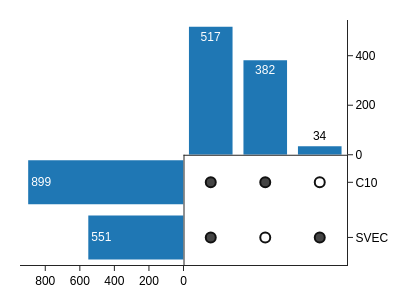

Source (notebook cell):
### Markdown cell above
### Figure 2c: protein overlap

### Code cell
fig2c = mm.pl.plot_upset(
    mdata, 
    modality="protein", 
    groupby="factor value[condition]", 
    width=400, 
    height=300,
    title_text=None,
    margin=dict(t=20),
    font=dict(family="Arial", color="black"),
    xaxis=dict(domain=[0.0, 0.5]),
    xaxis2=dict(domain=[0.5, 1.0]),
    xaxis3=dict(domain=[0.0, 0.5]),
    xaxis4=dict(domain=[0.5, 1.0]),
    yaxis=dict(domain=[0.45, 1.0]),
    yaxis2=dict(domain=[0.45, 1.0]),
    yaxis3=dict(domain=[0.0, 0.45]),
    yaxis4=dict(domain=[0.0, 0.45]),
)

fig2c.write_image("fig2c.svg")
fig2c.show()

### Figure 1 — Plotly figure (JSON) as saved in the notebook; plotly's stock layout.template omitted (floating-point values rounded to 4 significant figures)
{"data": [{"hovertemplate": "Sets: %{x}<br>Count: %{y:,d}<extra></extra>", "marker": {"color": "#1f77b4"}, "name": "combination", "showlegend": false, "text": ["517", "382", "34"], "textposition": "auto", "texttemplate": "%{text:,d}", "type": "bar", "x": ["11", "10", "01"], "xaxis": "x2", "y": [517, 382, 34], "yaxis": "y2"}, {"hovertemplate": "Sample: %{y}<extra></extra>", "marker": {"color": "#444444", "line": {"color": "#111111", "width": 2}, "size": 10}, "mode": "markers", "showlegend": false, "type": "scatter", "x": ["11"], "xaxis": "x4", "y": ["C10"], "yaxis": "y4"}, {"hovertemplate": "Sample: %{y}<extra></extra>", "marker": {"color": "#444444", "line": {"color": "#111111", "width": 2}, "size": 10}, "mode": "markers", "showlegend": false, "type": "scatter", "x": ["11"], "xaxis": "x4", "y": ["SVEC"], "yaxis": "y4"}, {"hovertemplate": "Sample: %{y}<extra></extra>", "marker": {"color": "#444444", "line": {"color": "#111111", "width": 2}, "size": 10}, "mode": "markers", "showlegend": false, "type": "scatter", "x": ["10"], "xaxis": "x4", "y": ["C10"], "yaxis": "y4"}, {"hovertemplate": "Sample: %{y}<extra></extra>", "marker": {"color": "white", "line": {"color": "#111111", "width": 2}, "size": 10}, "mode": "markers", "showlegend": false, "type": "scatter", "x": ["10"], "xaxis": "x4", "y": ["SVEC"], "yaxis": "y4"}, {"hovertemplate": "Sample: %{y}<extra></extra>", "marker": {"color": "white", "line": {"color": "#111111", "width": 2}, "size": 10}, "mode": "markers", "showlegend": false, "type": "scatter", "x": ["01"], "xaxis": "x4", "y": ["C10"], "yaxis": "y4"}, {"hovertemplate": "Sample: %{y}<extra></extra>", "marker": {"color": "#444444", "line": {"color": "#111111", "width": 2}, "size": 10}, "mode": "markers", "showlegend": false, "type": "scatter", "x": ["01"], "xaxis": "x4", "y": ["SVEC"], "yaxis": "y4"}, {"hovertemplate": "Sample: %{y}<br>Count: %{x:,d}<extra></extra>", "marker": {"color": "#1f77b4"}, "orientation": "h", "showlegend": false, "text": ["899", "551"], "textposition": "auto", "texttemplate": "%{text:,d}", "type": "bar", "x": [899, 551], "xaxis": "x3", "y": ["C10", "SVEC"], "yaxis": "y3"}], "layout": {"font": {"color": "black", "family": "Arial"}, "height": 300, "margin": {"t": 20}, "title": {}, "width": 400, "xaxis": {"anchor": "y", "domain": [0, 0.5], "matches": "x3", "showticklabels": false}, "xaxis2": {"anchor": "y2", "domain": [0.5, 1], "matches": "x4", "showticklabels": false, "ticklen": 0}, "xaxis3": {"anchor": "y3", "autorange": "reversed", "domain": [0, 0.5], "tickformat": ",d"}, "xaxis4": {"anchor": "y4", "domain": [0.5, 1], "showticklabels": false, "ticklen": 0}, "yaxis": {"anchor": "x", "domain": [0.45, 1]}, "yaxis2": {"anchor": "x2", "domain": [0.45, 1], "matches": "y", "showticklabels": true, "side": "right", "tickformat": ",d"}, "yaxis3": {"anchor": "x3", "autorange": "reversed", "domain": [0, 0.45], "showticklabels": false, "side": "right", "ticklen": 0}, "yaxis4": {"anchor": "x4", "domain": [0, 0.45], "matches": "y3", "showticklabels": true, "side": "right"}}}
